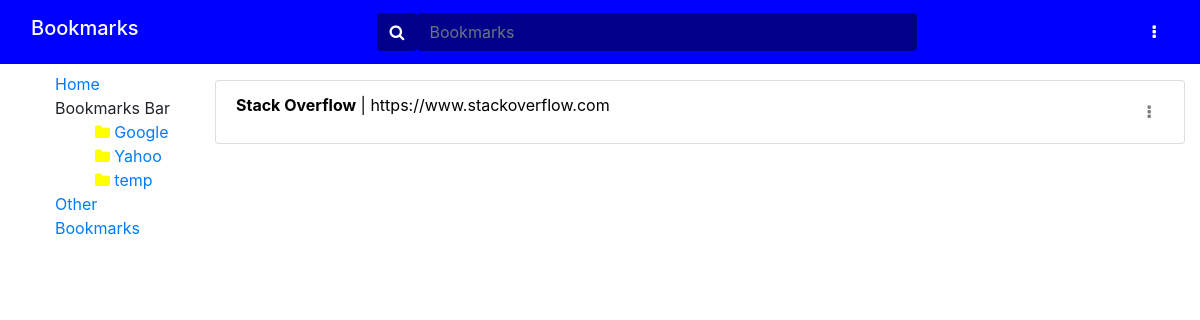
The app's page /bookmarks/folderunknown/, older data.
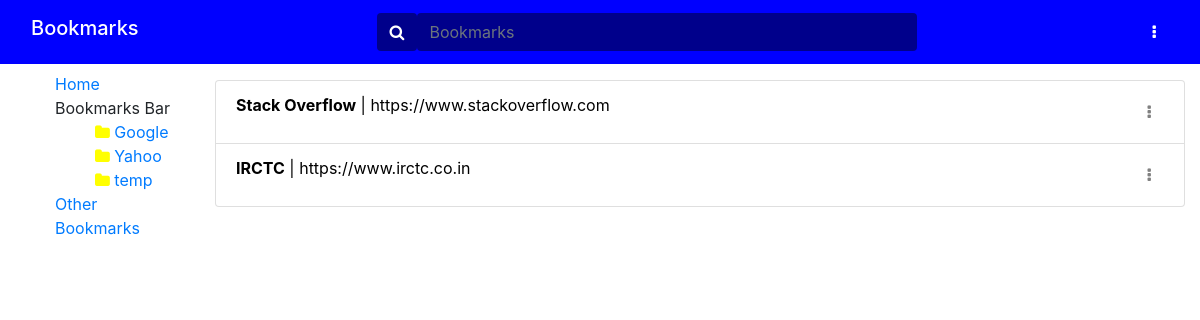
The same page, newer data.
### bookmarksapp/models.py (models this page shows, shortened)
class Folder(models.Model):
    name = models.CharField(max_length=200, help_text='Enter the folder name')
    def __str__(self):
        return self.name

class Bookmarks(models.Model):
    name = models.CharField(max_length=200, help_text='Enter a webpage name')
    url = models.CharField(max_length=200, help_text='Enter a webpage url')
    description = models.CharField(max_length=200, help_text='Enter a webpage description')
    tags = TaggableManager(help_text='Enter webpage tags')
    folder = models.ForeignKey('Folder', on_delete=models.CASCADE, null=True, blank=True)

### bookmarksapp/views.py (the view)
# urls.py: path('folderunknown/', views.FolderListUnknown, name='list-folder-unknown'),
def FolderListUnknown(request):
    folder_list = Folder.objects.all()
    bookmarks = Bookmarks.objects.filter(folder=None)
    namefilter = BookmarksFilter(request.GET, queryset=bookmarks)
    if (request.POST):
        bookmarkform = BookmarkForms(request.POST)
        folderform = FolderForm(request.POST)
    else:
        bookmarkform = BookmarkForms(initial={'url': 'https://www.'})
        folderform = FolderForm()
    if (bookmarkform.is_valid()):
        bookmarkform.save()
        return HttpResponseRedirect(reverse('index'))
    if (folderform.is_valid()):
        folderform.save()
        return HttpResponseRedirect(reverse('index'))
    context = {
        'filter': namefilter,
        'folder_list': folder_list,
        'bookmarkform': bookmarkform,
        'folderform': folderform,
    }
    return render(request, 'bookmarksapp/list_folder_unknown.html', context=context)

### bookmarksapp/forms.py
class BookmarkForms(forms.ModelForm):
    class Meta:
        model = Bookmarks
        fields = ['name','url','description','tags','folder']

class FolderForm(forms.ModelForm):
    class Meta:
        model = Folder
        fields = ['name']

### bookmarksapp/templates/bookmarksapp/list_folder_unknown.html (shortened to what this page needs)
{% extends "base_generic.html" %}
{% block search %}
<div class="input-group container-fluid" style="width: 50%;">
      <form method="get" style="display:flex; width: 100%;">
      <div class="input-group-append">
        <button class="btn" type="submit" style="background-color: darkblue;">
          <i class="fa fa-search" style="color: white;"></i>
        </button>
      </div>
      <input style="background-color:darkblue ; border: darkblue; color: white;" type="text" class="form-control" name="name" id="id_name" placeholder="Bookmarks">
      </form>
    </div>
{% endblock %}
{% block create %}
<div class="dropdown show">
    <a class="btn" href="#" role="button" id="dropdownMenuLink" data-toggle="dropdown" aria-haspopup="true" aria-expanded="false">
      <i class="fa fa-ellipsis-v" style="color: white;"></i>
    </a>
</div>
{% endblock %}
{% block content %}
    {% if filter.qs %}
    <ul class="list-group">
    {% for bookmark in filter.qs %}
        <li class=" list-group-item flex-column align-items-start"><a style="text-decoration: none; color:black;" onmouseover = "this.style.color = 'blue'" onmouseout = "this.style.color = 'black'"  href="{{ bookmark.url }}" target="_blank"><strong>{{ bookmark.name }}</strong><span> | {{ bookmark.url }}</span>
        <div class="dropdown show" style="display: inline-block; float: right;">
          <a class="btn" href="#" role="button" id="dropdownItemLink" data-toggle="dropdown" aria-haspopup="true" aria-expanded="false">
            <i class="fa fa-ellipsis-v" style="color: grey;"></i>
          </a>
        </div>
      </a>
        </li>
    {% endfor %}
    </ul>
  {% else %}
    <p>There are no bookmarks.</p>
  {% endif %}
{% endblock %}

### bookmarksapp/templates/base_generic.html (shortened to what this page needs)
<!DOCTYPE html>
<html lang="en">
<head>
  <link rel="stylesheet" href="https://cdn.jsdelivr.net/npm/bootstrap@4.5.3/dist/css/bootstrap.min.css">
  <link rel="stylesheet" href="https://maxcdn.bootstrapcdn.com/font-awesome/4.4.0/css/font-awesome.min.css">
  <link rel="stylesheet" href="https://cdnjs.cloudflare.com/ajax/libs/font-awesome/4.7.0/css/font-awesome.min.css">
  {% load static %}
  <link rel="stylesheet" href="{% static 'css/styles.css' %}">
</head>
<body>
 <nav class="navbar navbar-expand-lg" style="background-color: blue">
  <div class="container-fluid" >
    <h2 class="navbar-brand" style="color: white;">Bookmarks</h2>
    {% block search %} {% endblock %}
    {% block create %} {% endblock %}
  </div>
</nav>
<div class="container-fluid">
    <div class="row">
      <div class="mysidebar col-sm-2 pt-2">
        <ul class="sidebar-nav" style="list-style-type: none;">
          <li> <a href="{% url 'index' %}">Home</a></li>
          <li>Bookmarks Bar
            <ul style="list-style-type: none;">
              {% for folder in folder_list %}
              <li><i class="fa fa-folder" style="color:yellow;"></i> <a href="{% url 'list-folder' folder.id %}">{{ folder.name }}</a></li>
              {% endfor %}
            </ul>
          </li>
          <li> <a href="{% url 'list-folder-unknown' %}">Other Bookmarks</a>
          </li>
        </ul>
      </div>
  <div class="col-sm-10 pt-3">
    {% block content %} {% endblock %}
    </div>
  </div>
</div>
</body>
</html>

Row changes from the older to the newer data that the page shows:
added Bookmarks: name "IRCTC", url "https://www.irctc.co.in"
